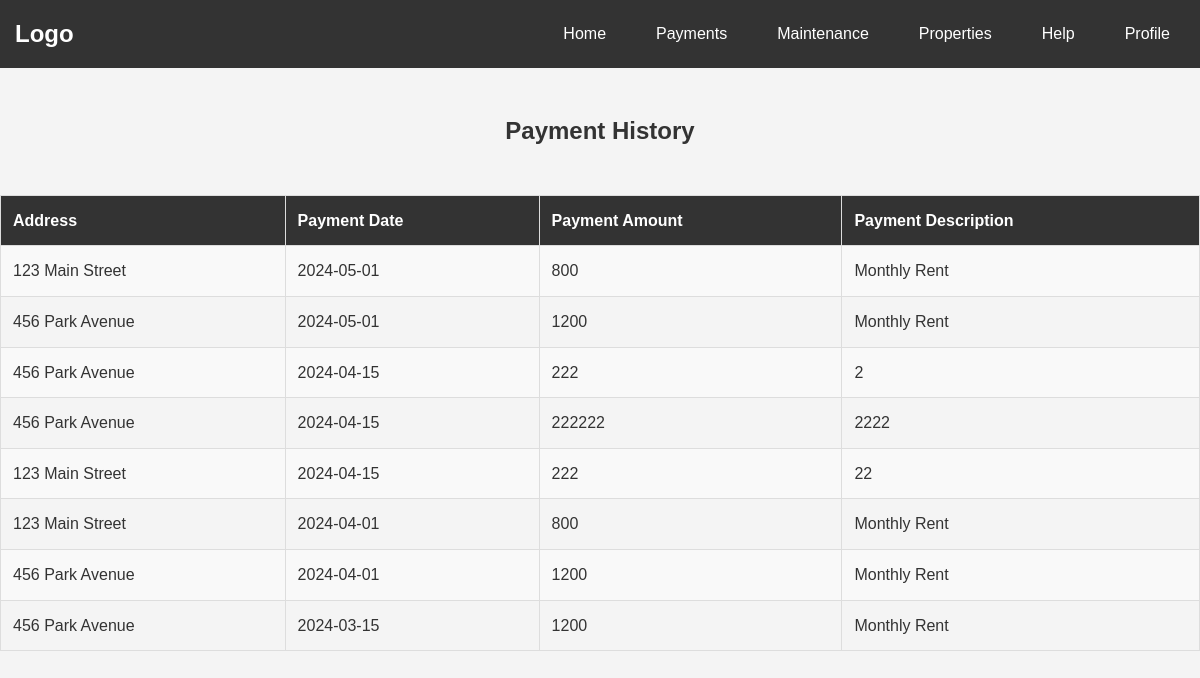
The app's page /payments_landlord.php (signed in) with its own data.
### tables this page shows
CREATE TABLE PaymentHistory (payment_id INTEGER PRIMARY KEY AUTOINCREMENT, property_id INT, user_id INT, payment_date DATE, payment_amount INT, payment_description VARCHAR (255), FOREIGN KEY (property_id) REFERENCES Properties (property_id), FOREIGN KEY (user_id) REFERENCES Users (user_id));

CREATE TABLE Properties (property_id INTEGER PRIMARY KEY AUTOINCREMENT, user_id INTEGER REFERENCES Users (user_id), address VARCHAR (255), rental_price INT, property_type VARCHAR (50), property_details VARCHAR (255), property_listed DATE, image_path TEXT);

### payments_landlord.php (the view, shortened to what this page needs)
<?php include("navbar.php");
include("user_check.php")?>
<?php
$user_id = $_SESSION['user_id'] ?? 0;
$query = "SELECT p.property_id, p.address, ph.payment_date, ph.payment_amount, ph.payment_description
          FROM Properties p
          INNER JOIN PaymentHistory ph ON p.property_id = ph.property_id
          WHERE p.user_id = :user_id
          ORDER BY ph.payment_date DESC";
$stmt = $db->prepare($query);
$stmt->bindValue(':user_id', $user_id, SQLITE3_INTEGER);
$result = $stmt->execute();
$paymentHistory = [];
if ($result) {
    while ($row = $result->fetchArray(SQLITE3_ASSOC)) {
        $paymentHistory[] = $row;
    }
}
?>
<!DOCTYPE html>
<html lang="en">
<head>
    <link rel="stylesheet" href="style.css">
</head>
<body>
    <h3>Payment History</h3>
    <table>
        <thead>
            <tr>
                <th>Address</th>
                <th>Payment Date</th>
                <th>Payment Amount</th>
                <th>Payment Description</th>
            </tr>
        </thead>
        <tbody>
        <?php foreach ($paymentHistory as $payment): ?>
                <tr>
                    <td><?php echo htmlspecialchars($payment['address']); ?></td>
                    <td><?php echo htmlspecialchars($payment['payment_date']); ?></td>
                    <td><?php echo htmlspecialchars($payment['payment_amount']); ?></td>
                    <td><?php echo htmlspecialchars($payment['payment_description']); ?></td>
                </tr>
        <?php endforeach; ?>
        </tbody>
    </table>
</body>
</html>

### style.css (style rules this page uses)
body { font-family: Arial, sans-serif; background-color: #f4f4f4; color: #333; margin: 0; padding: 0; line-height: 1.6; }
table { width: 100%; border-collapse: collapse; margin: 20px 0; }
thead { background-color: #333; color: #fff; }
th, td { padding: 12px; border: 1px solid #ddd; text-align: left; }
tbody tr:nth-child(odd) { background-color: #f9f9f9; }
h3 { padding: 20px; color: #333; font-size: 24px; text-align: center; }

### records on screen
paymenthistory: property.address "123 Main Street", payment_date "2024-05-01", payment_amount "800", payment_description "Monthly Rent"
paymenthistory: property.address "456 Park Avenue", payment_date "2024-05-01", payment_amount "1200", payment_description "Monthly Rent"
paymenthistory: property.address "456 Park Avenue", payment_date "2024-04-15", payment_amount "222", payment_description "2"
paymenthistory: property.address "456 Park Avenue", payment_date "2024-04-15", payment_amount "222222", payment_description "2222"
paymenthistory: property.address "123 Main Street", payment_date "2024-04-15", payment_amount "222", payment_description "22"
paymenthistory: property.address "123 Main Street", payment_date "2024-04-01", payment_amount "800", payment_description "Monthly Rent"
paymenthistory: property.address "456 Park Avenue", payment_date "2024-04-01", payment_amount "1200", payment_description "Monthly Rent"
paymenthistory: property.address "456 Park Avenue", payment_date "2024-03-15", payment_amount "1200", payment_description "Monthly Rent"
